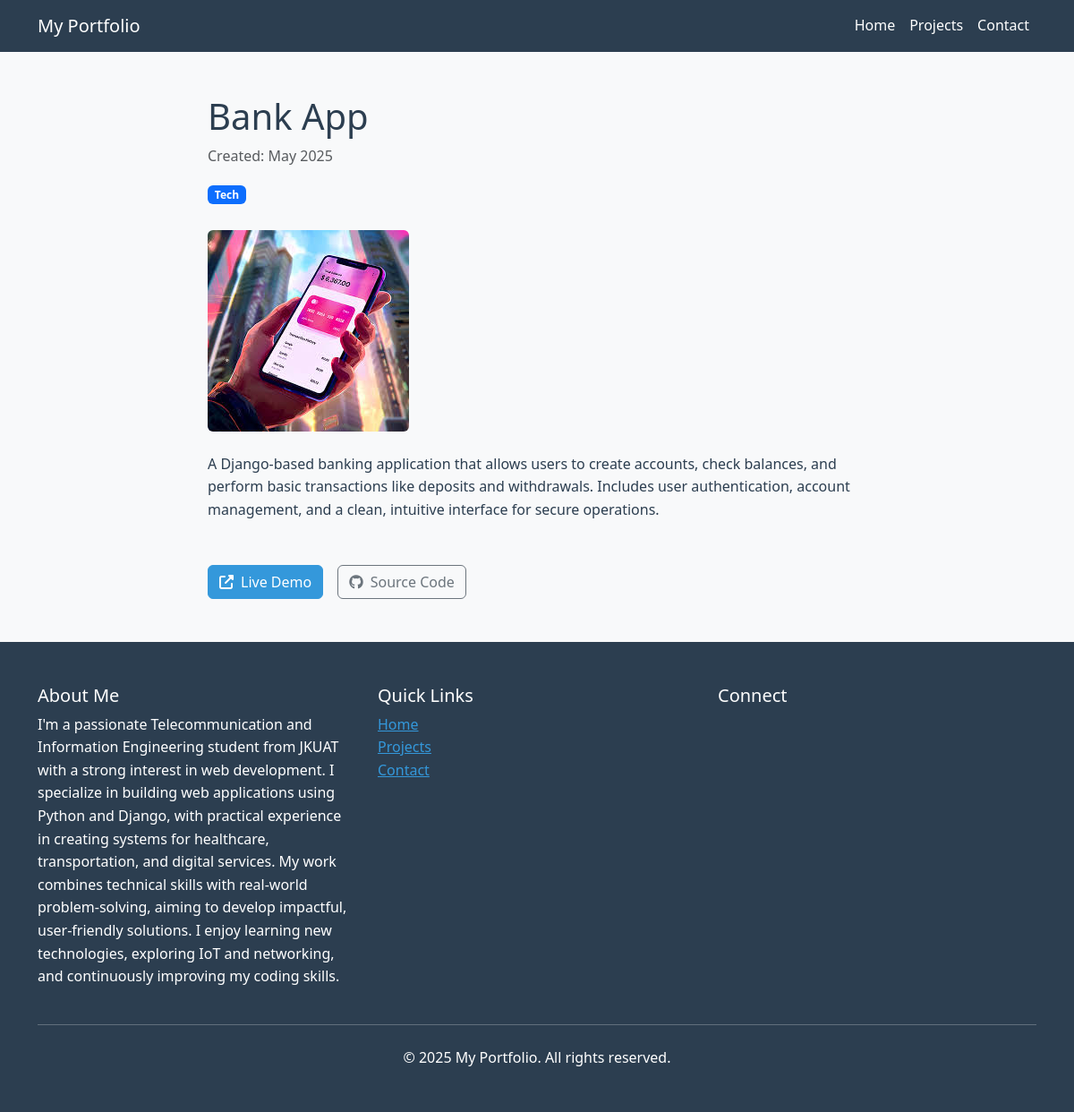
The app's page /projects/2/ with its own data.
### Jack/models.py (models this page shows, shortened)
class Project(models.Model):
    title = models.CharField(max_length=200)
    description = models.TextField()
    image = models.ImageField(upload_to='projects/')
    demo_link = models.CharField(max_length=255, blank=True)
    source_code_link = models.CharField(max_length=255, blank=True)
    technologies = models.CharField(max_length=200)
    created_at = models.DateTimeField(auto_now_add=True)
    updated_at = models.DateTimeField(auto_now=True)

### Jack/views.py (the view)
# urls.py: path('projects/<int:pk>/', ProjectDetailView.as_view(), name='project-detail'),
class ProjectDetailView(DetailView):
    model = Project
    template_name = 'project_details.html'

### Jack/templates/project_details.html
{% extends 'base.html' %}
{% block content %}
<section class="py-5">
    <div class="container">
        <div class="row">
            <div class="col-lg-8 mx-auto">
                <div class="mb-4">
                    <h1>{{ object.title }}</h1>
                    <p class="text-muted">Created: {{ object.created_at|date:"F Y" }}</p>
                    <div class="mb-3">
                        {% for tech in object.technologies.split %}
                        <span class="badge bg-primary">{{ tech }}</span>
                        {% endfor %}
                    </div>
                </div>
                <img src="{{ object.image.url }}" alt="{{ object.title }}" class="img-fluid rounded mb-4">
                <div class="mb-5">
                    {{ object.description|linebreaks }}
                </div>
                <div class="d-flex gap-3">
                    {% if object.demo_link %}
                    <a href="{{ object.demo_link }}" class="btn btn-primary" target="_blank">
                        <i class="fas fa-external-link-alt me-2"></i>Live Demo
                    </a>
                    {% endif %}
                    {% if object.source_code_link %}
                    <a href="{{ object.source_code_link }}" class="btn btn-outline-secondary" target="_blank">
                        <i class="fab fa-github me-2"></i>Source Code
                    </a>
                    {% endif %}
                </div>
            </div>
        </div>
    </div>
</section>
{% endblock %}

### Jack/static/style.css (style rules this page uses)
body { font-family: 'Segoe UI', Tahoma, Geneva, Verdana, sans-serif; line-height: 1.6; color: #2c3e50; background-color: #f8f9fa; }
.btn-primary { background-color: #3498db; border-color: #3498db; }
.badge { background-color: #2ecc71; color: white; margin-right: 5px; margin-bottom: 5px; }
html { scroll-behavior: smooth; }

### records on screen
Project: title "Bank App", created_at "May 2025", split "Tech", image (picture), description "A Django-based banking application that allows users to create accounts, check balances, and perform basic transactions like deposits and withdrawals. Includes user authentication, account management, and a clean, intuitive interface for secure operations."
